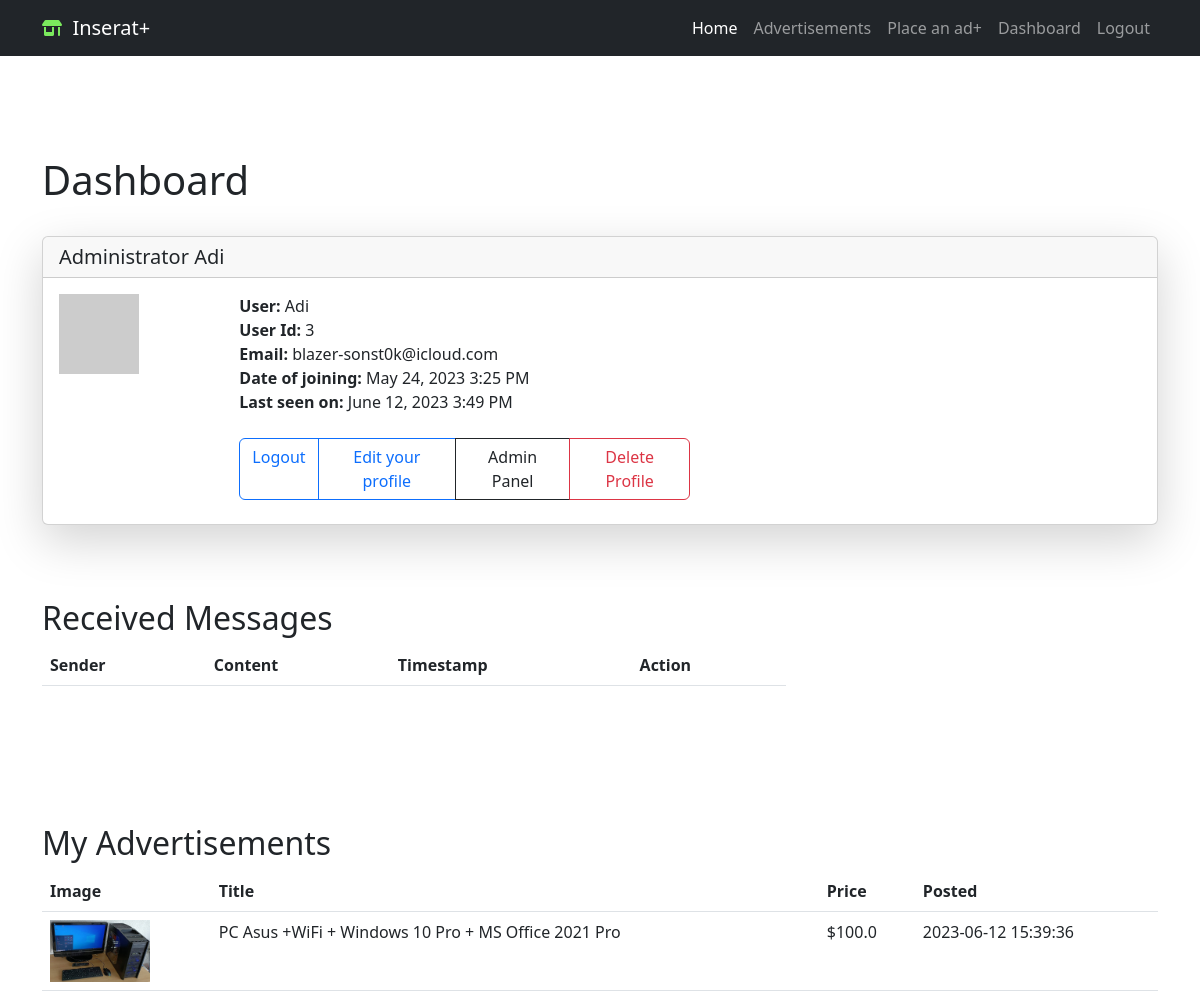
Screenshot of /user/Adi (signed in) with the database file from the repository.
### app/models/login.py (models this page shows, shortened)
class User(db.Model, UserMixin):
    id = db.Column(db.Integer, primary_key=True)
    first_name = db.Column(db.String(50), nullable=False)
    last_name = db.Column(db.String(50), nullable=False)
    username = db.Column(db.String(20), unique=True, nullable=False)
    email = db.Column(db.String(120), unique=True, nullable=False)
    password_hash = db.Column(db.String(128), nullable=False)
    user_adedd = db.Column(db.DateTime, default=datetime.utcnow)
    last_seen = db.Column(db.DateTime, default=datetime.utcnow)
    is_admin = db.Column(db.Boolean, default=False)
    is_blocked = db.Column(db.Boolean, default=False)  # registered users can be blocked from logging in
    advertisements = db.relationship('Advertisement', backref='user', lazy=True)
    def avatar(self, size):
        digest = md5(self.email.lower().encode('utf-8')).hexdigest()
        return 'https://www.gravatar.com/avatar/{}?d=identicon&s={}'.format(
            digest, size
            )

### app/models/advertisement.py (models this page shows, shortened)
class Advertisement(db.Model):
    id = db.Column(db.Integer, primary_key=True)
    title = db.Column(db.String(100), nullable=False)
    description = db.Column(db.Text, nullable=False)
    timestamp = db.Column(db.DateTime, default=datetime.utcnow)
    price = db.Column(db.Float)
    contact_info = db.Column(db.String(255))
    city_id = db.Column(db.Integer, db.ForeignKey('city.id'), nullable=False)
    zip_code = db.Column(db.Integer, nullable=False, index=True)
    category_id = db.Column(db.Integer, db.ForeignKey('category.id'), nullable=False)
    subcategory_id = db.Column(db.Integer, db.ForeignKey('subcategory.id'), nullable=True)
    user_id = db.Column(db.Integer, db.ForeignKey('user.id'), nullable=False)
    image_filename = db.Column(db.String(100))
    city = db.relationship('City', backref='advertisements')
    category = db.relationship('Category', backref='advertisements')
    subcategory = db.relationship('Subcategory', backref='advertisements')
    images = db.relationship('AdvertisementImage', backref='advertisement', lazy=True)

### app/routes.py (the view)
@app.route('/user/<username>')
@login_required
def user(username):
    user = User.query.filter_by(username=username).first_or_404()
    advertisements = Advertisement.query.filter_by(user_id=user.id).all()
    messages = Message.query.filter_by(recipient_id=current_user.id).all()
    return render_template('user.html', user=user, messages=messages,
                           advertisements=advertisements)

### app/models/controlpanel.py (called while the page is built)
@app.context_processor
def security_context_processor():
    return dict(
        admin_base_template=admin.base_template,
        admin_view=admin.index_view,
        h=admin_helpers,
        get_url=url_for
    )

### app/models/login.py (called while the page is built)
@login.user_loader
def load_user(id):
    return User.query.get(int(id))

### app/routes.py (called while the page is built)
@app.before_request
def before_request():
    if current_user.is_authenticated:
        formatted_time = datetime.utcnow().strftime("%d-%b-%Y %H:%M:%S")
        current_user.last_seen = datetime.strptime(formatted_time, "%d-%b-%Y %H:%M:%S")
        db.session.commit()

### app/templates/user.html (shortened to what this page needs)
{% extends "base.html" %}
{% block content %}
<div class="container custom-container ">
  <h1>Dashboard</h1><br/>
  <div class="card shadow-lg">
    <h5 class="card-header">
      {{ user.first_name }}  {{ user.last_name }}</h5>
    <div class="card-body">
      <div class="card-title">
        <div class="row  g-0">
          <div class="col-sm-2 ">
            <img src="{{ user.avatar(128) }}">
          </div>
               <div class="col-sm-5">
                <strong>User:</strong>
                {{ user.username }}<br/>
                <strong>User Id:</strong>
                {{ user.id }}<br/>
                <strong>Email:</strong>
                {{ user.email }}<br/>
                {% if user.user_adedd %}
                <strong>Date of joining:</strong>
                {{ moment(user.user_adedd).format('LLL') }}<br/>
                {% endif %}
                {% if user.last_seen %}
                <strong>Last seen on:</strong>
                {{ moment(user.last_seen).format('LLL') }}<br/>
                {% endif %}<br/>
                <form action="{{ url_for('delete_profile') }}" method="POST" onsubmit="return confirm('Are you sure you want to delete your profile?');">
                  <div class="btn-group" role="group" aria-label="Basic outlined example">
                    <a href="{{ url_for('logout') }}" class="btn btn-outline-primary" role="button">Logout</a>
                    <a href="{{ url_for('edit_profile') }}" class="btn btn-outline-primary" role="button">Edit your profile</a>
                      {% if current_user.is_admin %}
                      <a href="{{ url_for('admin.index') }}" class="btn btn-outline-dark" role="button">Admin Panel</a>
                      {% endif %}
                    <button type="submit" class="btn btn-outline-danger">Delete Profile</button>
                </form>
                </div>
             </div>
        </div>
      </div>
    </div>
  </div>
<br>
<div class="container custom-container">
  <h2>Received Messages</h2>
  <div class="col-md-8">
    <table class="table">
      <thead>
        <tr>
          <th>Sender</th>
          <th>Content</th>
          <th>Timestamp</th>
          <th>Action</th>
        </tr>
      </thead>
    </table>
  </div>
</div>
<br>
<br>
<br>
<div class="container custom-container ">
  <h2>My Advertisements</h2>
  <table class="table">
    <thead>
      <tr>
        <th>Image</th>
        <th>Title</th>
        <th>Price</th>
        <th>Posted</th>
      </tr>
    </thead>
    <tbody>
      {% for ad in advertisements %}
      <tr>
        <td>
          {% if ad.image_filename %}
            <img src="{{ url_for('static', filename='images/' + ad.image_filename) }}" alt="Advertisement Image" class="img-fluid" style="max-width: 100px; max-height: 100px;">
          {% else %}
            <img src="{{ url_for('static', filename='images/default_image.png') }}" alt="Default Image" class="img-fluid" style="max-width: 100px; max-height: 100px;">
          {% endif %}
        </td>
        <td>{{ ad.title }}</td>
        <td>${{ ad.price }}</td>
        <td>{{ ad.timestamp.strftime('%Y-%m-%d %H:%M:%S') }}</td>
      </tr>
      {% endfor %}
    </tbody>
  </table>
</div>
{% endblock %}

### app/templates/user.html (style rules this page uses)
.custom-container { margin-top: 50px; }

### rows the page displays
User: first_name "Administrator", last_name "Adi", username "Adi", id "3", email "blazer-sonst0k@icloud.com", user_adedd "May 24, 2023 3:25 PM", last_seen "June 12, 2023 3:49 PM"
Advertisement: image_filename (picture), title "PC Asus +WiFi + Windows 10 Pro + MS Office 2021 Pro", price "100.0", timestamp "2023-06-12 15:39:36"
